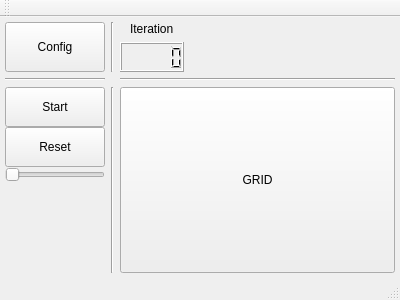
<?xml version="1.0" encoding="UTF-8"?>
<ui version="4.0">
 <class>MainWindow</class>
 <widget class="QMainWindow" name="MainWindow">
  <property name="geometry">
   <rect>
    <x>0</x>
    <y>0</y>
    <width>400</width>
    <height>300</height>
   </rect>
  </property>
  <property name="windowTitle">
   <string>Cellular Automata</string>
  </property>
  <widget class="QWidget" name="centralWidget">
   <layout class="QGridLayout" name="gridLayout">
    <property name="leftMargin">
     <number>5</number>
    </property>
    <property name="topMargin">
     <number>5</number>
    </property>
    <property name="rightMargin">
     <number>5</number>
    </property>
    <property name="bottomMargin">
     <number>5</number>
    </property>
    <item row="1" column="0">
     <layout class="QGridLayout" name="MainLayout">
      <item row="0" column="0">
       <layout class="QGridLayout" name="ConfigLayout">
        <property name="leftMargin">
         <number>0</number>
        </property>
        <property name="horizontalSpacing">
         <number>-1</number>
        </property>
        <item row="0" column="0" alignment="Qt::AlignHCenter">
         <widget class="QPushButton" name="configButton">
          <property name="sizePolicy">
           <sizepolicy hsizetype="Fixed" vsizetype="Fixed">
            <horstretch>0</horstretch>
            <verstretch>0</verstretch>
           </sizepolicy>
          </property>
          <property name="minimumSize">
           <size>
            <width>100</width>
            <height>50</height>
           </size>
          </property>
          <property name="maximumSize">
           <size>
            <width>100</width>
            <height>50</height>
           </size>
          </property>
          <property name="text">
           <string>Config</string>
          </property>
         </widget>
        </item>
       </layout>
      </item>
      <item row="2" column="2">
       <widget class="QPushButton" name="GridMock">
        <property name="sizePolicy">
         <sizepolicy hsizetype="Expanding" vsizetype="Expanding">
          <horstretch>0</horstretch>
          <verstretch>0</verstretch>
         </sizepolicy>
        </property>
        <property name="minimumSize">
         <size>
          <width>200</width>
          <height>150</height>
         </size>
        </property>
        <property name="text">
         <string>GRID</string>
        </property>
       </widget>
      </item>
      <item row="2" column="0">
       <layout class="QVBoxLayout" name="ControlsLayout">
        <property name="spacing">
         <number>0</number>
        </property>
        <item alignment="Qt::AlignHCenter|Qt::AlignTop">
         <widget class="QPushButton" name="startButton">
          <property name="sizePolicy">
           <sizepolicy hsizetype="Fixed" vsizetype="Fixed">
            <horstretch>0</horstretch>
            <verstretch>0</verstretch>
           </sizepolicy>
          </property>
          <property name="minimumSize">
           <size>
            <width>100</width>
            <height>40</height>
           </size>
          </property>
          <property name="maximumSize">
           <size>
            <width>100</width>
            <height>40</height>
           </size>
          </property>
          <property name="text">
           <string>Start</string>
          </property>
         </widget>
        </item>
        <item alignment="Qt::AlignHCenter|Qt::AlignTop">
         <widget class="QPushButton" name="resetButton">
          <property name="sizePolicy">
           <sizepolicy hsizetype="Fixed" vsizetype="Fixed">
            <horstretch>0</horstretch>
            <verstretch>0</verstretch>
           </sizepolicy>
          </property>
          <property name="minimumSize">
           <size>
            <width>100</width>
            <height>40</height>
           </size>
          </property>
          <property name="maximumSize">
           <size>
            <width>100</width>
            <height>40</height>
           </size>
          </property>
          <property name="text">
           <string>Reset</string>
          </property>
         </widget>
        </item>
        <item alignment="Qt::AlignHCenter">
         <widget class="QSlider" name="horizontalSlider">
          <property name="sizePolicy">
           <sizepolicy hsizetype="Fixed" vsizetype="Fixed">
            <horstretch>0</horstretch>
            <verstretch>0</verstretch>
           </sizepolicy>
          </property>
          <property name="minimumSize">
           <size>
            <width>100</width>
            <height>0</height>
           </size>
          </property>
          <property name="maximumSize">
           <size>
            <width>100</width>
            <height>16777215</height>
           </size>
          </property>
          <property name="orientation">
           <enum>Qt::Horizontal</enum>
          </property>
         </widget>
        </item>
        <item>
         <spacer name="verticalSpacer">
          <property name="orientation">
           <enum>Qt::Vertical</enum>
          </property>
          <property name="sizeHint" stdset="0">
           <size>
            <width>20</width>
            <height>40</height>
           </size>
          </property>
         </spacer>
        </item>
       </layout>
      </item>
      <item row="1" column="2">
       <widget class="Line" name="line_2">
        <property name="orientation">
         <enum>Qt::Horizontal</enum>
        </property>
       </widget>
      </item>
      <item row="2" column="1">
       <widget class="Line" name="line_4">
        <property name="orientation">
         <enum>Qt::Vertical</enum>
        </property>
       </widget>
      </item>
      <item row="0" column="1">
       <widget class="Line" name="line_3">
        <property name="orientation">
         <enum>Qt::Vertical</enum>
        </property>
       </widget>
      </item>
      <item row="0" column="2">
       <layout class="QHBoxLayout" name="InfoLayout">
        <property name="spacing">
         <number>0</number>
        </property>
        <item>
         <layout class="QVBoxLayout" name="IterationLayout">
          <property name="spacing">
           <number>0</number>
          </property>
          <item alignment="Qt::AlignHCenter|Qt::AlignTop">
           <widget class="QLabel" name="iterationLabel">
            <property name="text">
             <string>Iteration</string>
            </property>
           </widget>
          </item>
          <item>
           <widget class="QLCDNumber" name="iterationCounter">
            <property name="sizePolicy">
             <sizepolicy hsizetype="Minimum" vsizetype="Fixed">
              <horstretch>0</horstretch>
              <verstretch>0</verstretch>
             </sizepolicy>
            </property>
            <property name="minimumSize">
             <size>
              <width>0</width>
              <height>30</height>
             </size>
            </property>
            <property name="maximumSize">
             <size>
              <width>16777215</width>
              <height>30</height>
             </size>
            </property>
           </widget>
          </item>
         </layout>
        </item>
        <item>
         <spacer name="horizontalSpacer">
          <property name="orientation">
           <enum>Qt::Horizontal</enum>
          </property>
          <property name="sizeHint" stdset="0">
           <size>
            <width>40</width>
            <height>20</height>
           </size>
          </property>
         </spacer>
        </item>
       </layout>
      </item>
      <item row="1" column="0">
       <widget class="Line" name="line">
        <property name="orientation">
         <enum>Qt::Horizontal</enum>
        </property>
       </widget>
      </item>
     </layout>
    </item>
   </layout>
  </widget>
  <widget class="QMenuBar" name="menuBar">
   <property name="geometry">
    <rect>
     <x>0</x>
     <y>0</y>
     <width>400</width>
     <height>22</height>
    </rect>
   </property>
  </widget>
  <widget class="QToolBar" name="mainToolBar">
   <attribute name="toolBarArea">
    <enum>TopToolBarArea</enum>
   </attribute>
   <attribute name="toolBarBreak">
    <bool>false</bool>
   </attribute>
  </widget>
  <widget class="QStatusBar" name="statusBar"/>
 </widget>
 <layoutdefault spacing="6" margin="11"/>
 <resources/>
 <connections>
  <connection>
   <sender>horizontalSlider</sender>
   <signal>valueChanged(int)</signal>
   <receiver>iterationCounter</receiver>
   <slot>display(int)</slot>
   <hints>
    <hint type="sourcelabel">
     <x>67</x>
     <y>193</y>
    </hint>
    <hint type="destinationlabel">
     <x>157</x>
     <y>69</y>
    </hint>
   </hints>
  </connection>
 </connections>
</ui>
